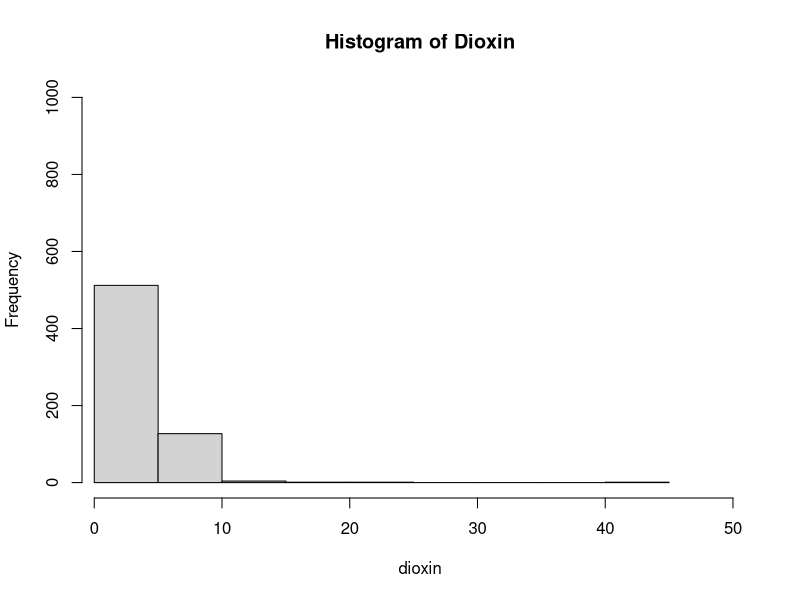

Recreate this plot in R.
#STAT461 Advanced Survey Sampling Lohr Notes Ch2

#We can draw a simple random sample of size n from
#a population of size N in R by the following commands:

n=25
N=500
sample(N,n,replace=FALSE)

#Agent Orange Example
agent.orange.data=read.table("agent_orange_data.txt", header=TRUE)
dioxin=agent.orange.data$dioxin
mean(dioxin)
sd(dioxin)
hist(dioxin,
     main="Histogram of Dioxin",
     xlim=c(1, 50),
     ylim=c(0,1000))

mode = function(x){
	ux = unique(x)
	ux[which.max(tabulate(match(x,ux)))]
}

mode(dioxin)